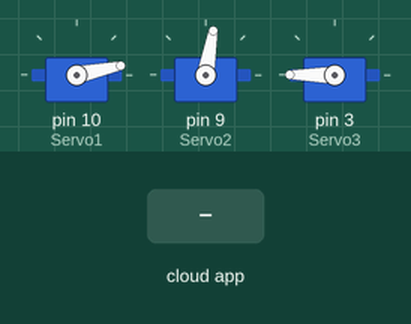
Simulated run of this sketch. Board: Arduino Uno, built with avr-gcc and run on an emulated ATmega328P. Shown: 3 × servo. Inputs (shaded band) come from the test bench. The ROS host is connected and sends only what is stated.

Above: at 1.2 s.
1.3 s: the phone or cloud app sets linear.x to 100
At 2.5 s:
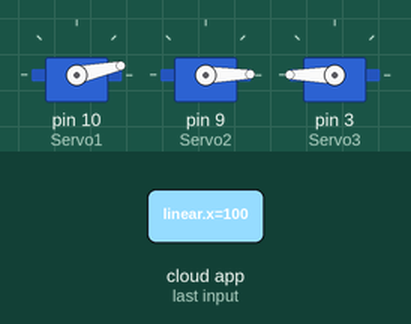
Timing chart, 0 to 4.3 s (numbered marks = the images above; inputs shaded):
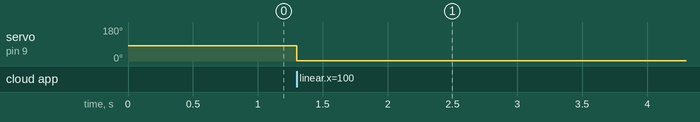

Measured:
- after the input at 1.3 s, servo on pin 9 (Servo2): 80° → 1° at once

The sketch:

garra_inverse.ino
```cpp
#include <Servo.h>
#include <ros.h>
#include <geometry_msgs/Twist.h>

Servo Servo1; //Hombro
Servo Servo2; //Base
Servo Servo3; //Garra

int Hombro;
int Base;
int Garra;

int posH=12;
int posB=80;
int posG=180;

ros::NodeHandle  nh;
geometry_msgs::Twist tw_msg;

void messageCb( const geometry_msgs::Twist& robot_goal){
  Hombro = robot_goal.linear.y;
  Base = robot_goal.linear.x;
  Garra = robot_goal.linear.z;

 //Abrir garra
  if(Garra>0){
  Servo3.write(180);
  }

  //Cerrar garra
  if(Garra<0){
  Servo3.write(0);
  }

  //BASE
  if (Base>0) { //if Value read of the button ==LOW:
    Servo2.write(Base); //servo goes to variable pos
    delay(5); //5 milliseconds of delay
  }

  //HOMBRO
  if (Hombro>0) { //if Value read of the button ==LOW:
    Servo1.write(Hombro); //servo goes to variable pos
    delay(5); //5 milliseconds of delay
  }
}

ros::Subscriber<geometry_msgs::Twist> sub("robot_goal", &messageCb ); //Se suscribe al topic robot_cmdVel para recibir las velocidades

void setup()
{
  // Define the servo signal pins
  Servo1.attach (10); //Hombro
  Servo2.attach (9); //Base
  Servo3.attach (3); //Garra rr
  // Posiciones iniciales
  Servo1.write(12);
  Servo2.write(80);
  Servo3.write(180);
  nh.initNode();
  nh.subscribe(sub); //CAR GAR
}

void loop()
{
  nh.spinOnce();
  delay(1);
}
```
